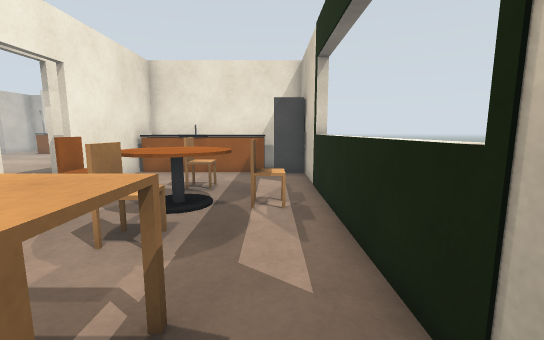
view 1 (above)

24 first-person views from a walk through a world built for the Gazebo simulator. The camera is 1 m above the floor, tilts 8° down and sees 90° across. The lines on the ground mark 1 m squares. The floor is counted in squares, 0.5 m on a side. Each view is taken from the middle of a square. On the plan, view 1 faces up. The plan holds only what a view shows up to about 16 squares ahead; the rest is blank. The place goes on beyond the plan. Some stock models are drawn as simple stand-ins.

view 2
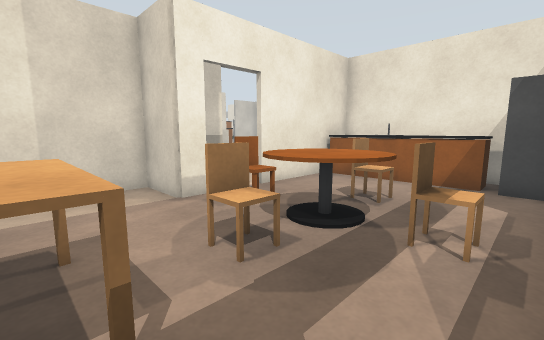

view 3
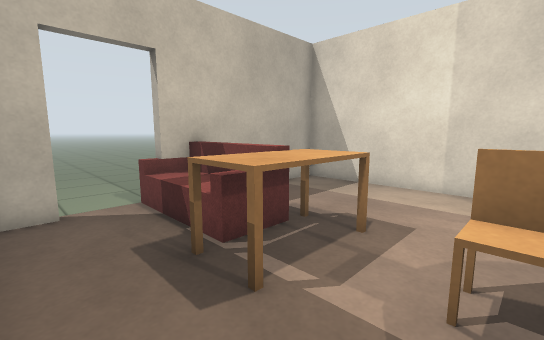

view 4
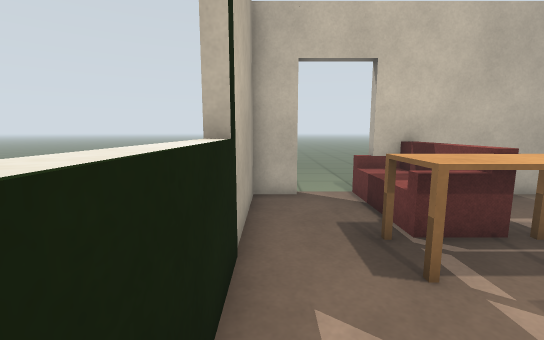

view 5
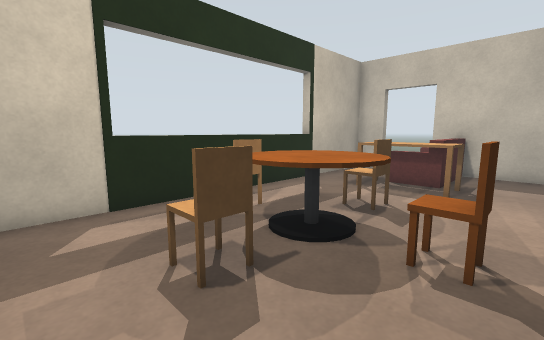

view 6
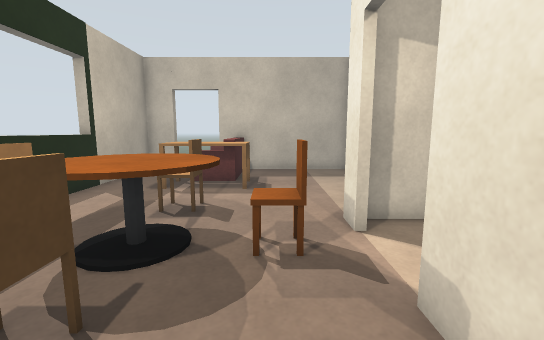

view 7
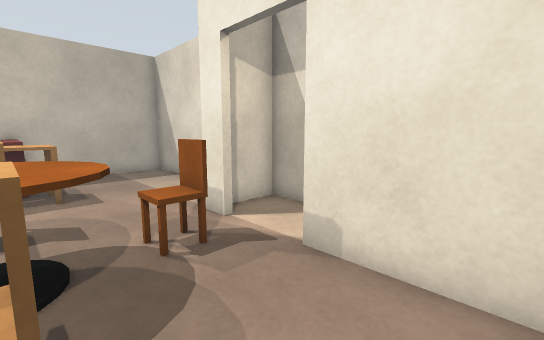

view 8
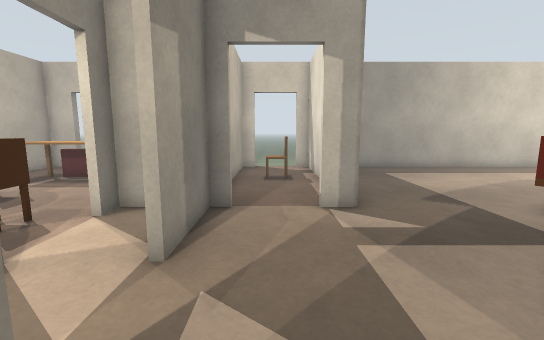

view 9
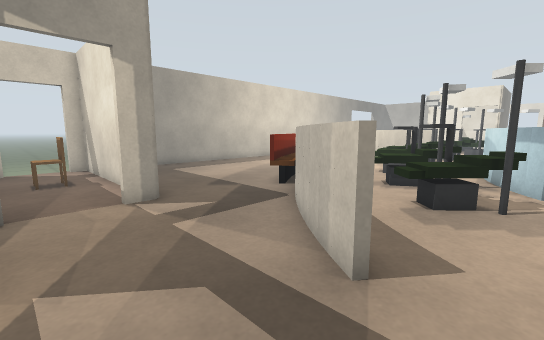

view 10
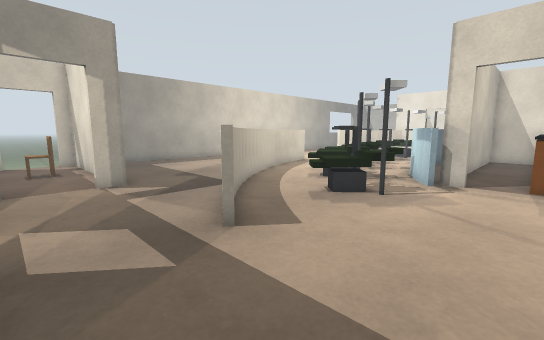

view 11
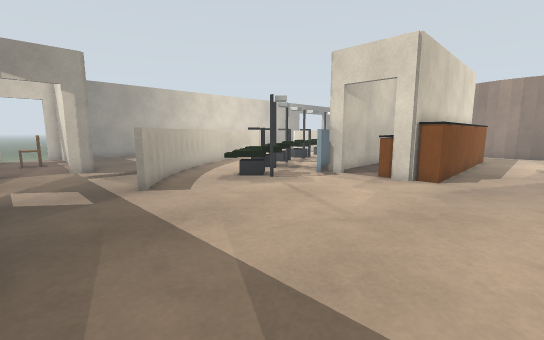

view 12
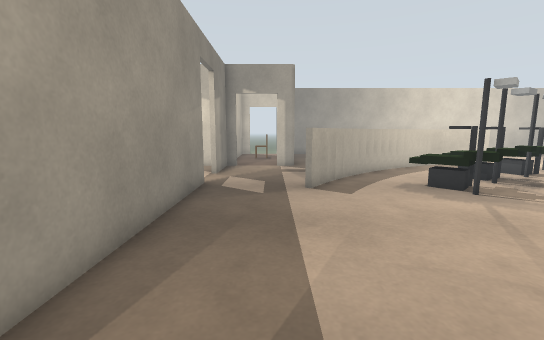

view 13
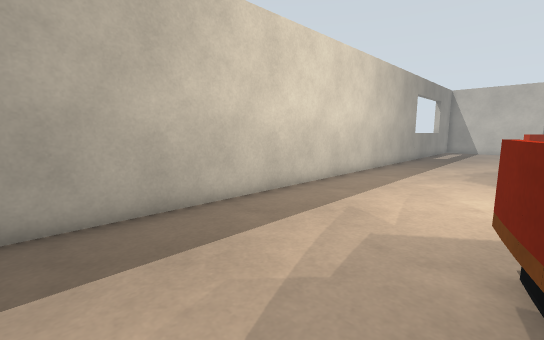

view 14
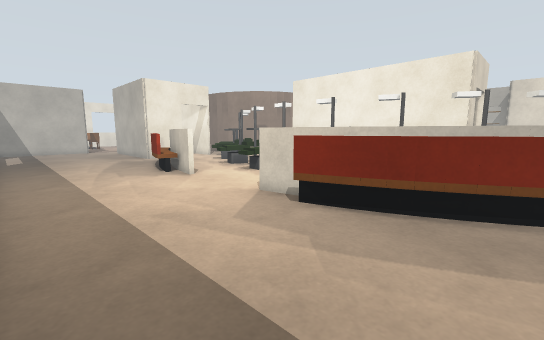

view 15
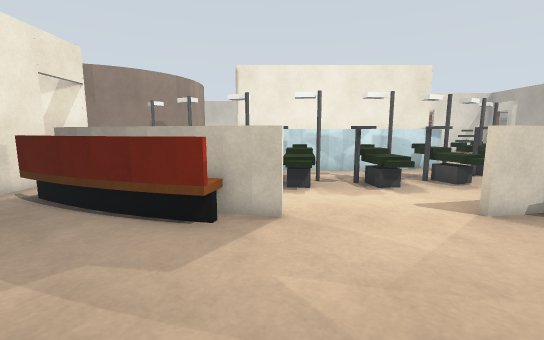

view 16
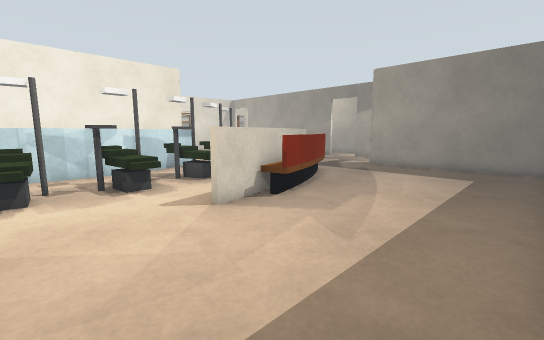

view 17
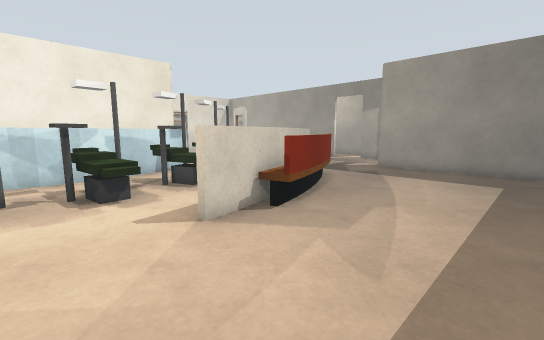

view 18
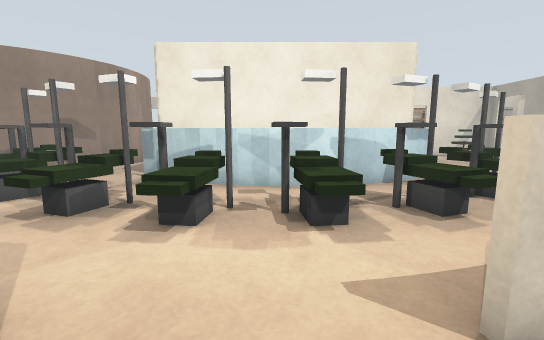

view 19
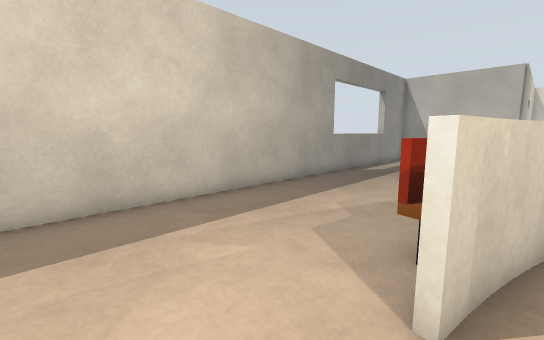

view 20
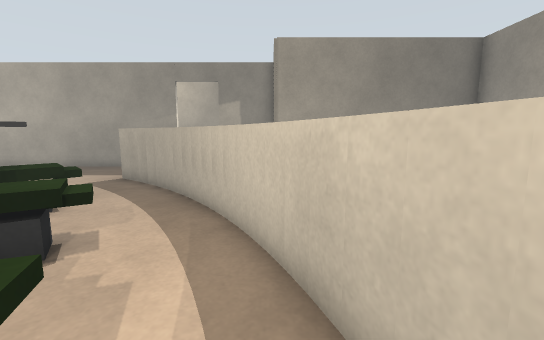

view 21
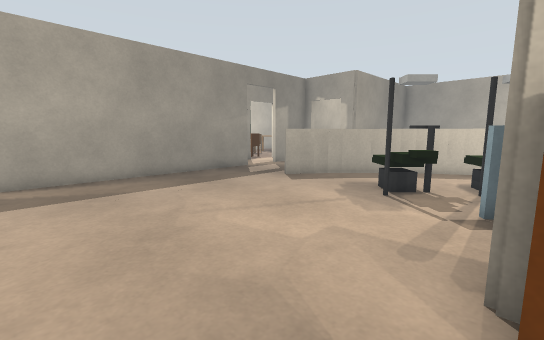

view 22
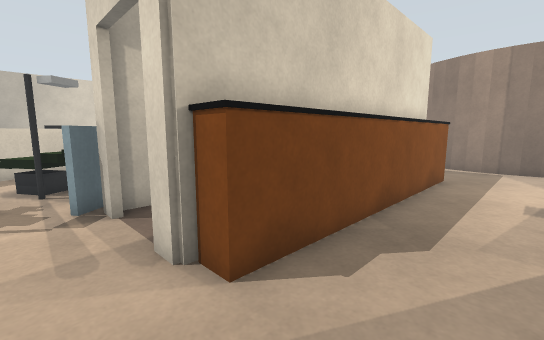

view 23
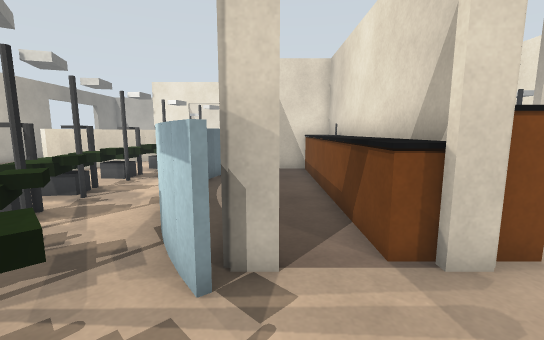

view 24
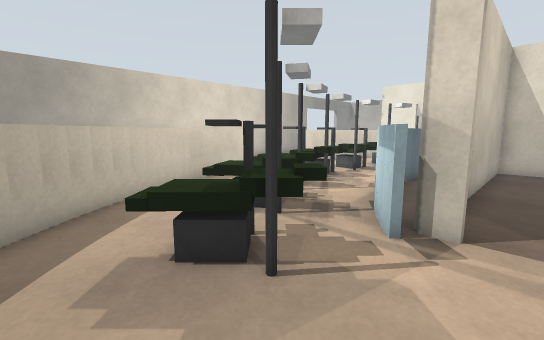

### Floor plan
Key: @ floor where view 1 was taken; # wall or solid block; . floor; = window, fence, low wall or low ledge; C chair; T table; O other object.
Columns run from 37 left of view 1 to 2 right of it. Each row starts with its distance up from view 1.
 22 #......  ...................#
 21 #...........................#
 20 #...........................#
 19 #...############............#
 18 #.  #O###OOOOOO#............#
 17 ..  #OOOOOOOOOOO............#
 16  .. #.......................#
 15  ...########   #............# #OOOOOO#
 14 O..=############=.O.........# #OOOOOO  #
 13 O ..===......=== OOO........# #OOOOOOOO#
 12 O O.. ========#OO.OOO..==...# #........#
 11  OO.   ......O.OO.OO..==......#........#
 10  OOOOO.OO.OOOOOOOO...==.......#...CC...#
  9   .OOOOOO.OOOOO.OO..==............CC...=
  8    OO.OOOOOOOOO....==.......#...CTTTCC.=
  7 =  ...OO..OO.....=#O .......#.##CTTTCC.=
  6 O#=............=#OOO....#...### .TTT...=
  5 OOO##==....==##OOOO.....#...#.....CC...=
  4 ..OOOO=....==OOOO.......#...#.....CC...=
  3 ........................#...#....TTTT..=
  2 ........................#.C.#....TTTT..#
  1 ........................#CC.#....TOOT..#
  0 ........................#...#....OOO.@.#
 -1 ........................#...#....OOO...#
 -2 ........................#...#... OOO...#
 -3 #########################..########O..##
 -4                          ...       ...

Positions as (right, up) in squares from view 1, and headings:
1: (0, 0), facing up
2: (1, 2), facing up-left
3: (1, 5), facing down-left
4: (1, 6), facing down
5: (-6, 12), facing down-right
6: (-5, 12), facing down
7: (-3, 12), facing down-left
8: (-11, 13), facing down
9: (-10, 14), facing down-left
10: (-10, 17), facing down-left
11: (-10, 22), facing down-left
12: (-12, 22), facing down
13: (-19, 4), facing down-left
14: (-19, -2), facing up-left
15: (-31, -2), facing up
16: (-30, -2), facing up-right
17: (-29, -1), facing up-right
18: (-28, 2), facing up
19: (-28, 5), facing down-left
20: (-25, 6), facing right
21: (-22, 22), facing down-right
22: (-20, 22), facing down-left
23: (-18, 15), facing left
24: (-16, 16), facing down-left
